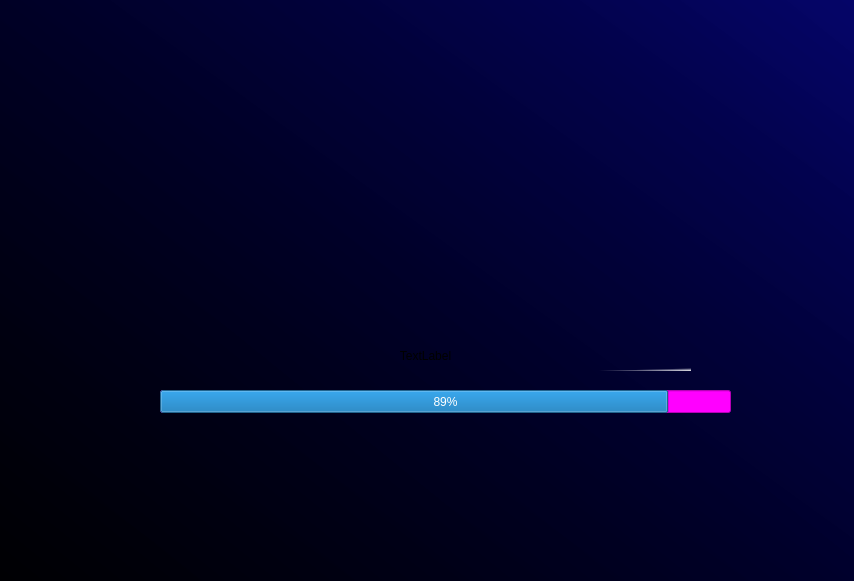
<?xml version="1.0" encoding="UTF-8"?>
<ui version="4.0">
 <class>MainWindow</class>
 <widget class="QMainWindow" name="MainWindow">
  <property name="geometry">
   <rect>
    <x>0</x>
    <y>0</y>
    <width>854</width>
    <height>581</height>
   </rect>
  </property>
  <property name="windowTitle">
   <string>MainWindow</string>
  </property>
  <property name="styleSheet">
   <string notr="true">background-color: qlineargradient(spread:pad, x1:1, y1:0.063, x2:0, y2:1, stop:0 rgba(0, 0, 105, 159), stop:1 rgba( 0,0 121, 174));</string>
  </property>
  <widget class="QWidget" name="centralwidget">
   <widget class="QLabel" name="label">
    <property name="geometry">
     <rect>
      <x>0</x>
      <y>-50</y>
      <width>911</width>
      <height>691</height>
     </rect>
    </property>
    <property name="text">
     <string/>
    </property>
    <property name="pixmap">
     <pixmap>TronSlika.jpg</pixmap>
    </property>
   </widget>
   <widget class="QLabel" name="label_2">
    <property name="geometry">
     <rect>
      <x>160</x>
      <y>340</y>
      <width>531</width>
      <height>31</height>
     </rect>
    </property>
    <property name="styleSheet">
     <string notr="true">background-color: qlineargradient(spread:pad, x1:0.963, y1:0.920455, x2:1, y2:1, stop:0 rgba(0, 0, 0, 0), stop:1 rgba(255, 255, 255, 255));
font: 75 8pt &quot;MS Shell Dlg 2&quot;;
font: 10pt &quot;Agency FB&quot;;</string>
    </property>
    <property name="text">
     <string>TextLabel</string>
    </property>
    <property name="alignment">
     <set>Qt::AlignCenter</set>
    </property>
   </widget>
   <widget class="QProgressBar" name="progressBar">
    <property name="geometry">
     <rect>
      <x>160</x>
      <y>390</y>
      <width>571</width>
      <height>23</height>
     </rect>
    </property>
    <property name="font">
     <font>
      <strikeout>false</strikeout>
     </font>
    </property>
    <property name="styleSheet">
     <string notr="true">background-color: rgb(255,0,255);</string>
    </property>
    <property name="value">
     <number>89</number>
    </property>
   </widget>
  </widget>
 </widget>
 <resources/>
 <connections/>
</ui>
